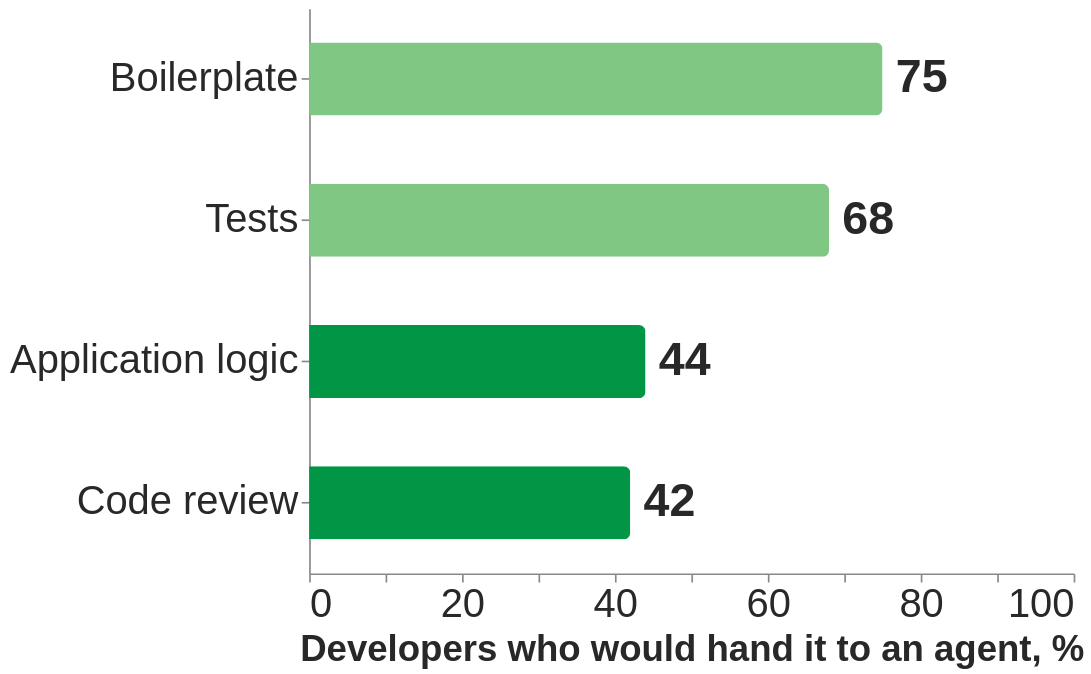

The Vega-Lite source for this figure:
### Vega-Lite specification from a JSON file in a GitHub repository (floating-point values rounded to 4 significant figures)
{"$schema": "https://vega.github.io/schema/vega-lite/v5.json", "width": 460, "height": 340, "data": {"values": [{"task": "Boilerplate", "share": 75, "kind": "routine"}, {"task": "Tests", "share": 68, "kind": "routine"}, {"task": "Application logic", "share": 44, "kind": "judgement"}, {"task": "Code review", "share": 42, "kind": "judgement"}]}, "layer": [{"mark": {"type": "bar", "cornerRadiusTopRight": 4, "cornerRadiusBottomRight": 4, "height": 44}, "encoding": {"y": {"field": "task", "type": "ordinal", "sort": null, "axis": {"title": null, "labelLimit": 260}}, "x": {"field": "share", "type": "quantitative", "scale": {"domain": [0, 100]}, "axis": {"title": "Developers who would hand it to an agent, %", "grid": false}}, "color": {"field": "kind", "type": "nominal", "scale": {"domain": ["routine", "judgement"], "range": ["#81c784", "#019546"]}, "legend": null}}}, {"mark": {"type": "text", "align": "left", "dx": 8, "fontSize": 28, "fontWeight": "bold", "color": "#282828"}, "encoding": {"y": {"field": "task", "type": "ordinal", "sort": null}, "x": {"field": "share", "type": "quantitative"}, "text": {"field": "share", "type": "quantitative"}}}], "config": {"font": "Tahoma, Verdana, sans-serif", "axis": {"labelFontSize": 24, "titleFontSize": 22, "labelColor": "#282828", "titleColor": "#282828"}, "view": {"stroke": null}}}
